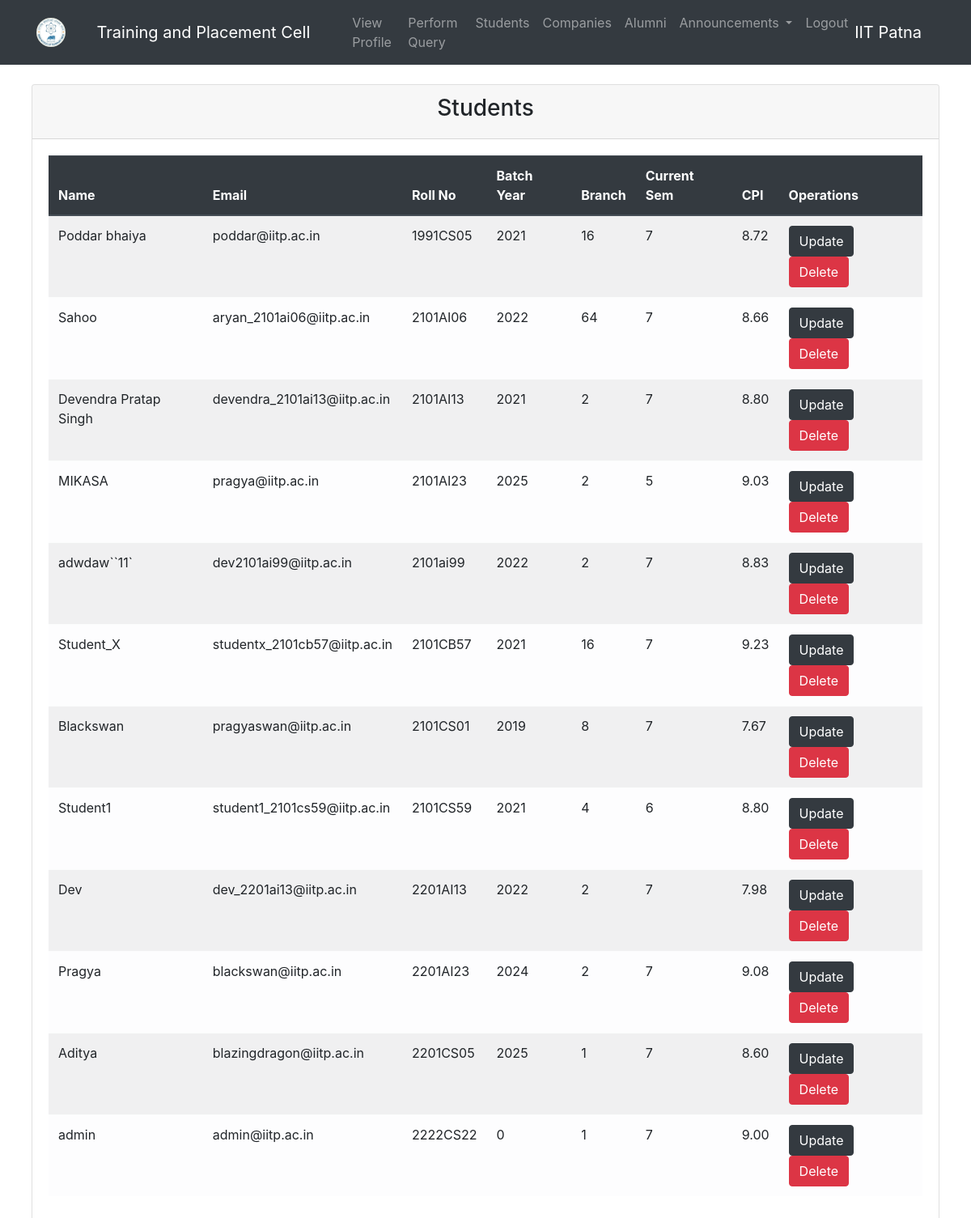
Screenshot of /admin_student.php with the database file from the repository.
### tables this page shows
CREATE TABLE `students` (
  `username` varchar(100) NOT NULL,
  `password` varchar(255) NOT NULL,
  `email` varchar(100) NOT NULL,
  `rollno` varchar(8) NOT NULL,
  `age` int(100) NOT NULL,
  `batchyear` int(100) NOT NULL,
  `branch` int(11) NOT NULL,
  `aoi` varchar(100) NOT NULL,
  `class10` decimal(4,2) NOT NULL,
  `class12` decimal(4,2) NOT NULL,
  `sem1` decimal(4,2) DEFAULT NULL,
  `sem2` decimal(4,2) DEFAULT NULL,
  `sem3` decimal(4,2) DEFAULT NULL,
  `sem4` decimal(4,2) DEFAULT NULL,
  `sem5` decimal(4,2) DEFAULT NULL,
  `sem6` decimal(4,2) DEFAULT NULL,
  `sem7` decimal(4,2) DEFAULT NULL,
  `sem8` decimal(4,2) DEFAULT NULL,
  `currentsem` int(11) DEFAULT NULL,
  `cpi` decimal(4,2) DEFAULT NULL,
  `transcript` text NOT NULL,
  `resume` text NOT NULL
);

### admin_student.php (the view, shortened to what this page needs)
<?php
include 'connection.php';
?>
<!doctype html>
<html lang="en">
<head>
    <link rel="stylesheet" href="https://stackpath.bootstrapcdn.com/bootstrap/4.4.1/css/bootstrap.min.css"
>
</head>
<body>
    <?php require '_nav_in_admin.php' ?>
    <div class="container-fluid px-4">
        <br>
        <div class="col-md-12">
            <div class="card">
                <div class="card-header">
                    <h3>
                        <center>Students<center>
                    </h3>
                </div>
                <div class="card-body">
                    <div class="table-responsive">
                        <table class="table table-striped table-light">
                            <thead class="thead-dark">
                                <tr>
                                    <th scope="col">Name</th>
                                    <th scope="col">Email</th>
                                    <th scope="col">Roll No</th>
                                    <th scope="col">Batch Year</th>
                                    <th scope="col">Branch</th>
                                    <th scope="col">Current Sem</th>
                                    <th scope="col">CPI </th>
                                    <th scope="col">Operations </th>
                                </tr>
                            </thead>
                            <tbody>
                                <?php
                                $query = "select * from students";
                                $query_run = mysqli_query($conn, $query);
                                if (mysqli_num_rows($query_run) > 0) {
                                    foreach ($query_run as $row) {
                                        ?>
                                        <tr>
                                            <td>
                                                <?= $row["username"]; ?>
                                            </td>
                                            <td>
                                                <?= $row["email"]; ?>
                                            </td>
                                            <td>
                                                <?= $row["rollno"]; ?>
                                            </td>
                                            <td>
                                                <?= $row["batchyear"]; ?>
                                            </td>
                                            <td>
                                                <?= $row["branch"]; ?>
                                            </td>
                                            <td>
                                                <?= $row["currentsem"]; ?>
                                            </td>
                                            <td>
                                                <?= $row["cpi"]; ?>
                                            </td>
                                            <td><a href="updateprofilestud.php?rollno=<?= $row["rollno"]; ?>"
                                                    class="btn btn-dark">Update</a>
                                                <a href="admin_delete_student.php?rollno=<?= $row["rollno"]; ?>"
                                                    onclick="return checkdelete()" class="btn btn-danger">Delete</a>
                                            </td>
                                        </tr>
                                        <?php
                                    }
                                } else {
                                    ?>
                                    <tr>
                                        <td colspan="4">No record found</td>
                                    </tr>
                                    <?php
                                }
                                ?>
                            </tbody>
                        </table>
</body>
</html>

### _nav_in_admin.php (shortened to what this page needs)
<link rel="stylesheet" href="https://maxcdn.bootstrapcdn.com/bootstrap/4.5.2/css/bootstrap.min.css">
<head>
</head>
<nav class="navbar navbar-expand-lg navbar-dark bg-dark">
    <div class="container">
        <a class="navbar-brand" href="#">
            <img src="logo.jpg" alt="avatar" height="36" style="left-align">
        </a>
        <a class="navbar-brand" href="home2.php">&nbsp;&nbsp;&nbsp;&nbsp;Training and Placement Cell
            &nbsp;&nbsp;&nbsp;&nbsp;</a>
        <div class="collapse navbar-collapse" id="navbarSupportedContent">
            <ul class="navbar-nav mr-auto">
                <li class="nav-item">
                    <a class="nav-link" href="admin_viewprofile.php">View Profile</a>
                </li>
                <li class="nav-item">
                    <a class="nav-link" href="SQLcommands.php">Perform Query</a>
                </li>
                <li class="nav-item">
                    <a class="nav-link" href="admin_student.php">Students</a>
                </li>
                <li class="nav-item">
                    <a class="nav-link" href="admin_company.php">Companies</a>
                </li>
                <li class="nav-item">
                    <a class="nav-link" href="admin_alumni.php">Alumni</a>
                </li>
                <li class="nav-item dropdown">
                    <a class="nav-link dropdown-toggle" id="navbarDarkDropdownMenuLink" role="button"
                        data-toggle="dropdown" aria-expanded="false">
                        Announcements
                    </a>
                </li>
                <li class="nav-item">
                    <a class="nav-link" href="admin_logout.php">Logout</a>
                </li>
            </ul>
            <a class="navbar-brand" href="/admin_viewprofile.php">IIT Patna</a>
        </div>
</nav>

### _nav_in_admin.php (style rules this page uses)
img { border-radius: 50%; margin: auto; }

### rows the page displays
students: username "Poddar bhaiya", email "poddar@iitp.ac.in", rollno "1991CS05", batchyear "2021", branch "16", currentsem "7", cpi "8.72"
students: username "Sahoo", email "aryan_2101ai06@iitp.ac.in", rollno "2101AI06", batchyear "2022", branch "64", currentsem "7", cpi "8.66"
students: username "Devendra Pratap Singh", email "devendra_2101ai13@iitp.ac.in", rollno "2101AI13", batchyear "2021", branch "2", currentsem "7", cpi "8.80"
students: username "MIKASA", email "pragya@iitp.ac.in", rollno "2101AI23", batchyear "2025", branch "2", currentsem "5", cpi "9.03"
students: username "adwdaw``11`", email "dev2101ai99@iitp.ac.in", rollno "2101ai99", batchyear "2022", branch "2", currentsem "7", cpi "8.83"
students: username "Student_X", email "studentx_2101cb57@iitp.ac.in", rollno "2101CB57", batchyear "2021", branch "16", currentsem "7", cpi "9.23"
students: username "Blackswan", email "pragyaswan@iitp.ac.in", rollno "2101CS01", batchyear "2019", branch "8", currentsem "7", cpi "7.67"
students: username "Student1", email "student1_2101cs59@iitp.ac.in", rollno "2101CS59", batchyear "2021", branch "4", currentsem "6", cpi "8.80"
students: username "Dev", email "dev_2201ai13@iitp.ac.in", rollno "2201AI13", batchyear "2022", branch "2", currentsem "7", cpi "7.98"
students: username "Pragya", email "blackswan@iitp.ac.in", rollno "2201AI23", batchyear "2024", branch "2", currentsem "7", cpi "9.08"
students: username "Aditya", email "blazingdragon@iitp.ac.in", rollno "2201CS05", batchyear "2025", branch "1", currentsem "7", cpi "8.60"
students: username "admin", email "admin@iitp.ac.in", rollno "2222CS22", batchyear "0", branch "1", currentsem "7", cpi "9.00"
